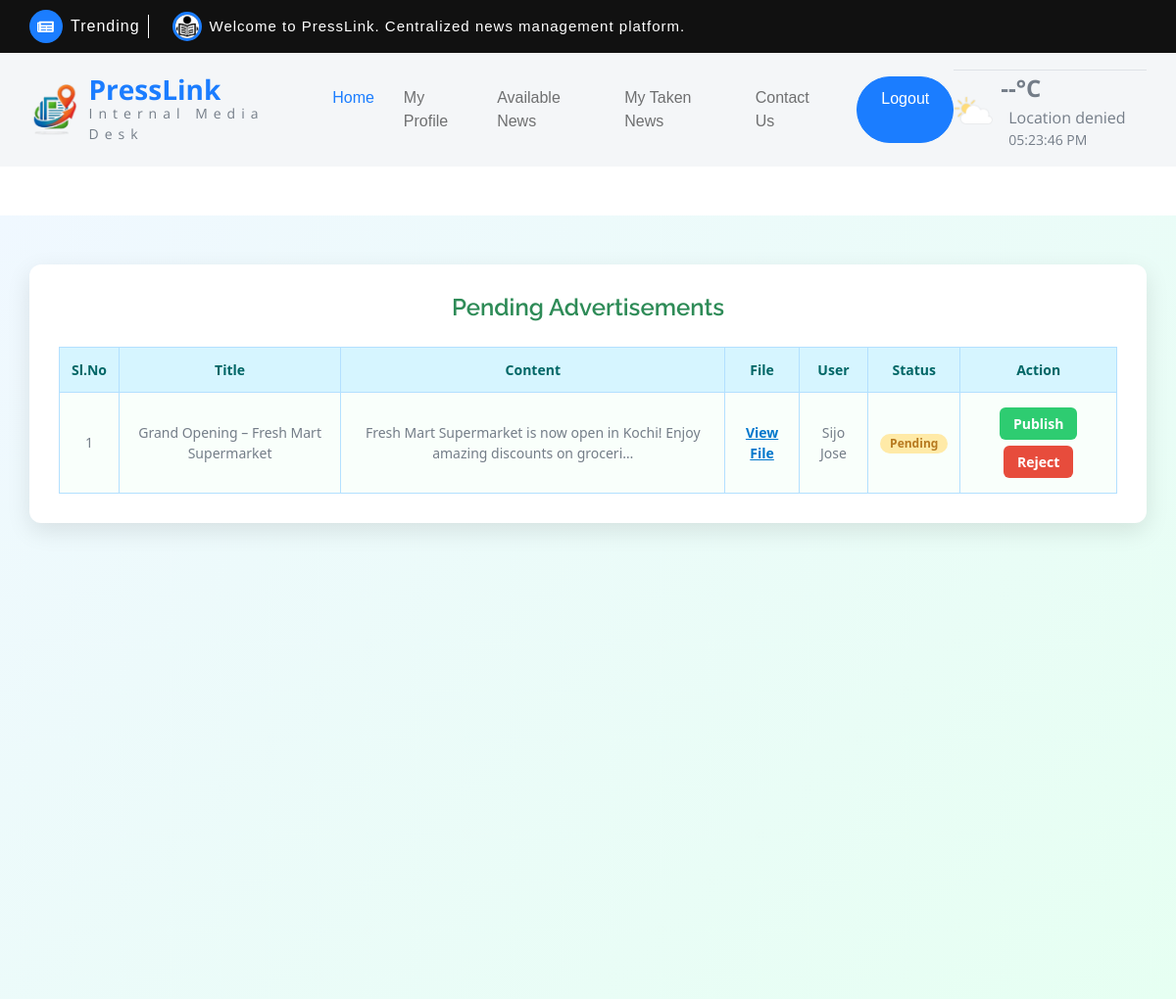
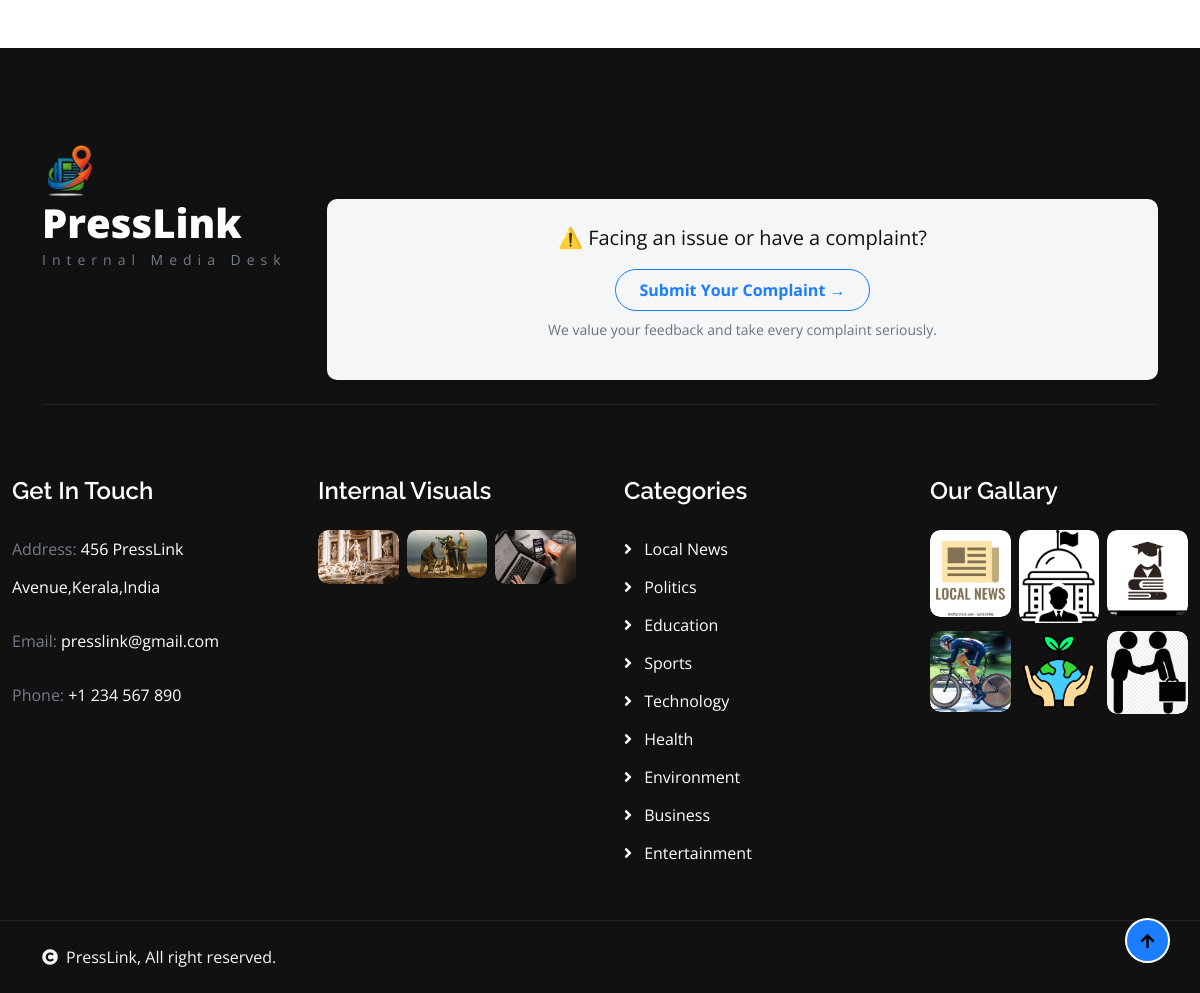
Page /Editor/ViewAdvertisement/ (signed in) on the committed database (2 pictures, top to bottom).
### User/models.py (models this page shows)
class tbl_advertisement(models.Model):
    advertisement_date=models.DateField(auto_now_add=True)
    advertisement_status=models.IntegerField(default=0)
    advertisement_file=models.FileField(upload_to="Assets/news/")
    advertisement_title=models.CharField(max_length=50)
    advertisement_content=models.CharField(max_length=50)
    user_id=models.ForeignKey(tbl_user,on_delete=models.CASCADE)
    verifier_id=models.ForeignKey(tbl_verifier,on_delete=models.CASCADE,null=True)
    editor_id=models.ForeignKey(tbl_editor,on_delete=models.CASCADE,null=True)
    advertisement_amount = models.IntegerField(null=True, blank=True)

### Guest/models.py (models this page shows)
class tbl_user(models.Model):
    user_name=models.CharField(max_length=50)
    user_email=models.CharField(max_length=50)
    user_contact=models.CharField(max_length=50)
    user_gender=models.CharField(max_length=50)
    user_dob=models.CharField(max_length=50)
    user_address=models.CharField(max_length=80)
    user_photo=models.FileField(upload_to="Assets/UserDocs/")
    user_proof=models.FileField(upload_to="Assets/UserDocs/")
    user_work=models.FileField(upload_to="Assets/UserDocs/")
    skill_type=models.ForeignKey(tbl_skilltype,on_delete=models.CASCADE)
    user_level=models.CharField(max_length=50)
    user_bio=models.CharField(max_length=50)
    user_social=models.CharField(max_length=50)
    user_password=models.CharField(max_length=50)
    user_status=models.IntegerField(default=0)
    place=models.ForeignKey(tbl_place,on_delete=models.CASCADE)

### Editor/views.py (the view)
# urls.py: path('ViewAdvertisement/',views.ViewAdvertisement,name="ViewAdvertisement"),
def ViewAdvertisement(request):
    if "Eid" in request.session:
        advdata = tbl_advertisement.objects.filter(advertisement_status=4)
        return render(request, 'Editor/ViewAdvertisement.html', {'advdata': advdata})
    else:
        return redirect("Guest:Login")

### Editor/Templates/Editor/ViewAdvertisement.html (shortened to what this page needs)
{% extends 'Editor/Header.html' %}
{% block content %}
<div class="page-wrapper">
    <div class="adv-card">
        <h3>Pending Advertisements</h3>
        <table>
            <tr>
                <td>Sl.No</td>
                <td>Title</td>
                <td>Content</td>
                <td>File</td>
                <td>User</td>
                <td>Status</td>
                <td>Action</td>
            </tr>
            {% for i in advdata %}
            <tr>
                <td>{{forloop.counter}}</td>
                <td>{{i.advertisement_title}}</td>
                <td>{{i.advertisement_content|truncatechars:80}}</td>
                <td>
                    {% if i.advertisement_file %}
                    <a class="file-link" href="{{i.advertisement_file.url}}" target="_blank">
                        View File
                    </a>
                    {% else %}
                    No File
                    {% endif %}
                </td>
                <td>{{i.user_id.user_name}}</td>
                <td>
                    <span class="badge badge-pending">Pending</span>
                </td>
                <td>
                    <a class="action-btn publish-btn" href="{% url 'Editor:Confirm' i.id %}"
                        onclick="return confirm('Are you sure you want to publish this advertisement?')">
                        Publish
                    </a>
                    <a class="action-btn reject-btn" href="{% url 'Editor:Reject' i.id %}"
                        onclick="return confirm('Are you sure you want to reject this advertisement?')">
                        Reject
                    </a>
                </td>
            </tr>
            {% empty %}
            <tr>
                <td colspan="7">No pending advertisements available.</td>
            </tr>
            {% endfor %}
        </table>
    </div>
</div>
{% endblock %}

### Editor/Templates/Editor/ViewAdvertisement.html (style rules this page uses)
.page-wrapper { min-height: 100vh; padding: 50px 0; font-family: Segoe UI; background: linear-gradient(135deg, #f0f8ff, #e6fff2); }
.adv-card { max-width: 1200px; width: 95%; margin: auto; background: #ffffff; padding: 30px; border-radius: 12px; box-shadow: 0 8px 25px rgba(0, 0, 0, 0.1); overflow-x: auto; }
h3 { text-align: center; color: #2e8b57; margin-bottom: 25px; font-size: 24px; }
table { width: 100%; border-collapse: collapse; min-width: 900px; }
table tr:first-child { background-color: #d6f5ff; color: #006666; font-weight: bold; }
td { padding: 12px; border: 1px solid #b3e0ff; text-align: center; font-size: 14px; }
tr:nth-child(even) { background-color: #f9fffb; }
.file-link { color: #0077cc; text-decoration: underline; font-weight: 600; }
.badge { padding: 4px 10px; border-radius: 20px; font-size: 12px; font-weight: bold; }
.badge-pending { background: #ffeaa7; color: #b7791f; }
.action-btn { text-decoration: none; padding: 6px 14px; border-radius: 6px; font-weight: bold; color: white; margin: 3px; display: inline-block; transition: 0.3s; }
.publish-btn { background-color: #2ecc71; }
.reject-btn { background-color: #e74c3c; }

### rows in the picture
tbl_advertisement: advertisement_title "Grand Opening – Fresh Mart Supermarket", advertisement_content "Fresh Mart Supermarket is now open in Kochi! Enjoy amazing discounts on groceri…", user_id.user_name "Sijo Jose"
